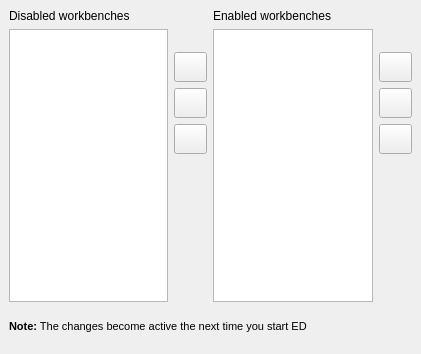
<?xml version="1.0" encoding="UTF-8"?>
<ui version="4.0">
 <class>Gui::Dialog::DlgWorkbenches</class>
 <widget class="QWidget" name="Gui::Dialog::DlgWorkbenches">
  <property name="geometry">
   <rect>
    <x>0</x>
    <y>0</y>
    <width>421</width>
    <height>354</height>
   </rect>
  </property>
  <property name="windowTitle">
   <string>Workbenches</string>
  </property>
  <layout class="QGridLayout">
   <property name="margin">
    <number>9</number>
   </property>
   <property name="spacing">
    <number>6</number>
   </property>
   <item row="2" column="2" rowspan="8">
    <layout class="QVBoxLayout">
     <property name="spacing">
      <number>6</number>
     </property>
     <property name="margin">
      <number>0</number>
     </property>
     <item>
      <widget class="QLabel" name="lb_enabled">
       <property name="text">
        <string>Enabled workbenches</string>
       </property>
      </widget>
     </item>
     <item>
      <widget class="QListWidgetCustom" name="lw_enabled_workbenches"/>
     </item>
    </layout>
   </item>
   <item row="6" column="3" rowspan="4">
    <spacer name="sp_right">
     <property name="orientation">
      <enum>Qt::Vertical</enum>
     </property>
     <property name="sizeType">
      <enum>QSizePolicy::Expanding</enum>
     </property>
     <property name="sizeHint" stdset="0">
      <size>
       <width>33</width>
       <height>57</height>
      </size>
     </property>
    </spacer>
   </item>
   <item row="2" column="0" rowspan="8">
    <layout class="QVBoxLayout">
     <property name="spacing">
      <number>6</number>
     </property>
     <property name="margin">
      <number>0</number>
     </property>
     <item>
      <widget class="QLabel" name="lb_disabled">
       <property name="text">
        <string>Disabled workbenches</string>
       </property>
      </widget>
     </item>
     <item>
      <widget class="QListWidgetCustom" name="lw_disabled_workbenches"/>
     </item>
    </layout>
   </item>
   <item row="6" column="1" rowspan="4">
    <spacer name="sp_left">
     <property name="orientation">
      <enum>Qt::Vertical</enum>
     </property>
     <property name="sizeType">
      <enum>QSizePolicy::Expanding</enum>
     </property>
     <property name="sizeHint" stdset="0">
      <size>
       <width>33</width>
       <height>57</height>
      </size>
     </property>
    </spacer>
   </item>
   <item row="5" column="3">
    <widget class="QPushButton" name="shift_workbench_down_btn">
     <property name="enabled">
      <bool>true</bool>
     </property>
     <property name="minimumSize">
      <size>
       <width>30</width>
       <height>30</height>
      </size>
     </property>
     <property name="toolTip">
      <string>Move down</string>
     </property>
     <property name="whatsThis">
      <string>&lt;html&gt;&lt;head/&gt;&lt;body&gt;&lt;p&gt;&lt;span style=&quot; font-weight:600;&quot;&gt;Move the selected item down.&lt;/span&gt;&lt;/p&gt;&lt;p&gt;The item will be moved down&lt;/p&gt;&lt;/body&gt;&lt;/html&gt;</string>
     </property>
     <property name="text">
      <string/>
     </property>
     <property name="icon">
      <iconset resource="Icons/resource.qrc">
       <normaloff>:/icons/button_down.svg</normaloff>:/icons/button_down.svg</iconset>
     </property>
     <property name="autoDefault">
      <bool>true</bool>
     </property>
    </widget>
   </item>
   <item row="5" column="1">
    <widget class="QPushButton" name="remove_from_enabled_workbenches_btn">
     <property name="enabled">
      <bool>true</bool>
     </property>
     <property name="minimumSize">
      <size>
       <width>30</width>
       <height>30</height>
      </size>
     </property>
     <property name="toolTip">
      <string>Move left</string>
     </property>
     <property name="whatsThis">
      <string>&lt;html&gt;&lt;head/&gt;&lt;body&gt;&lt;p&gt;&lt;span style=&quot; font-weight:600;&quot;&gt;Remove the selected workbench from enabled workbenches&lt;/span&gt;&lt;/p&gt;&lt;/body&gt;&lt;/html&gt;</string>
     </property>
     <property name="text">
      <string/>
     </property>
     <property name="icon">
      <iconset resource="Icons/resource.qrc">
       <normaloff>:/icons/button_left.svg</normaloff>:/icons/button_left.svg</iconset>
     </property>
     <property name="autoDefault">
      <bool>true</bool>
     </property>
     <property name="default">
      <bool>false</bool>
     </property>
    </widget>
   </item>
   <item row="3" column="1">
    <widget class="QPushButton" name="add_to_enabled_workbenches_btn">
     <property name="enabled">
      <bool>true</bool>
     </property>
     <property name="minimumSize">
      <size>
       <width>30</width>
       <height>30</height>
      </size>
     </property>
     <property name="toolTip">
      <string>Move right</string>
     </property>
     <property name="whatsThis">
      <string>&lt;html&gt;&lt;head/&gt;&lt;body&gt;&lt;p&gt;&lt;span style=&quot; font-weight:600;&quot;&gt;Move the selected workbench to enabled workbenches.&lt;/span&gt;&lt;/p&gt;&lt;/body&gt;&lt;/html&gt;</string>
     </property>
     <property name="text">
      <string/>
     </property>
     <property name="icon">
      <iconset resource="Icons/resource.qrc">
       <normaloff>:/icons/button_right.svg</normaloff>:/icons/button_right.svg</iconset>
     </property>
    </widget>
   </item>
   <item row="4" column="3">
    <widget class="QPushButton" name="sort_enabled_workbenches_btn">
     <property name="enabled">
      <bool>true</bool>
     </property>
     <property name="minimumSize">
      <size>
       <width>30</width>
       <height>30</height>
      </size>
     </property>
     <property name="toolTip">
      <string>Sort enabled workbenches</string>
     </property>
     <property name="whatsThis">
      <string>&lt;b&gt;Sort enabled workbenches&lt;/p&gt;</string>
     </property>
     <property name="text">
      <string/>
     </property>
     <property name="icon">
      <iconset resource="Icons/resource.qrc">
       <normaloff>:/icons/button_sort.svg</normaloff>:/icons/button_sort.svg</iconset>
     </property>
     <property name="autoDefault">
      <bool>true</bool>
     </property>
    </widget>
   </item>
   <item row="3" column="3">
    <widget class="QPushButton" name="shift_workbench_up_btn">
     <property name="enabled">
      <bool>true</bool>
     </property>
     <property name="minimumSize">
      <size>
       <width>30</width>
       <height>30</height>
      </size>
     </property>
     <property name="toolTip">
      <string>Move up</string>
     </property>
     <property name="whatsThis">
      <string>&lt;html&gt;&lt;head/&gt;&lt;body&gt;&lt;p&gt;&lt;span style=&quot; font-weight:600;&quot;&gt;Move the selected item up.&lt;/span&gt;&lt;/p&gt;&lt;p&gt;The item will be moved up.&lt;/p&gt;&lt;/body&gt;&lt;/html&gt;</string>
     </property>
     <property name="text">
      <string/>
     </property>
     <property name="icon">
      <iconset resource="Icons/resource.qrc">
       <normaloff>:/icons/button_up.svg</normaloff>:/icons/button_up.svg</iconset>
     </property>
    </widget>
   </item>
   <item row="10" column="0" colspan="4">
    <widget class="QLabel" name="label">
     <property name="text">
      <string>&lt;html&gt;&lt;head/&gt;&lt;body&gt;&lt;p&gt;&lt;span style=&quot; font-family:'MS Shell Dlg 2'; font-size:8pt; font-weight:600;&quot;&gt;Note:&lt;/span&gt;&lt;span style=&quot; font-family:'MS Shell Dlg 2'; font-size:8pt;&quot;&gt; The changes become active the next time you start ED&lt;/span&gt;&lt;/p&gt;&lt;/body&gt;&lt;/html&gt;</string>
     </property>
    </widget>
   </item>
   <item row="4" column="1">
    <widget class="QPushButton" name="add_all_to_enabled_workbenches_btn">
     <property name="enabled">
      <bool>true</bool>
     </property>
     <property name="minimumSize">
      <size>
       <width>30</width>
       <height>30</height>
      </size>
     </property>
     <property name="toolTip">
      <string>Add all to enabled workbenches</string>
     </property>
     <property name="whatsThis">
      <string>&lt;html&gt;&lt;head/&gt;&lt;body&gt;&lt;p&gt;&lt;span style=&quot; font-weight:600;&quot;&gt;Remove the selected workbench from enabled workbenches&lt;/span&gt;&lt;/p&gt;&lt;/body&gt;&lt;/html&gt;</string>
     </property>
     <property name="text">
      <string/>
     </property>
     <property name="icon">
      <iconset resource="Icons/resource.qrc">
       <normaloff>:/icons/button_add_all.svg</normaloff>:/icons/button_add_all.svg</iconset>
     </property>
     <property name="autoDefault">
      <bool>true</bool>
     </property>
     <property name="default">
      <bool>false</bool>
     </property>
    </widget>
   </item>
  </layout>
 </widget>
 <customwidgets>
  <customwidget>
   <class>QListWidgetCustom</class>
   <extends>QListWidget</extends>
   <header>QListWidgetCustom.h</header>
  </customwidget>
 </customwidgets>
 <resources>
  <include location="Icons/resource.qrc"/>
 </resources>
 <connections/>
</ui>
